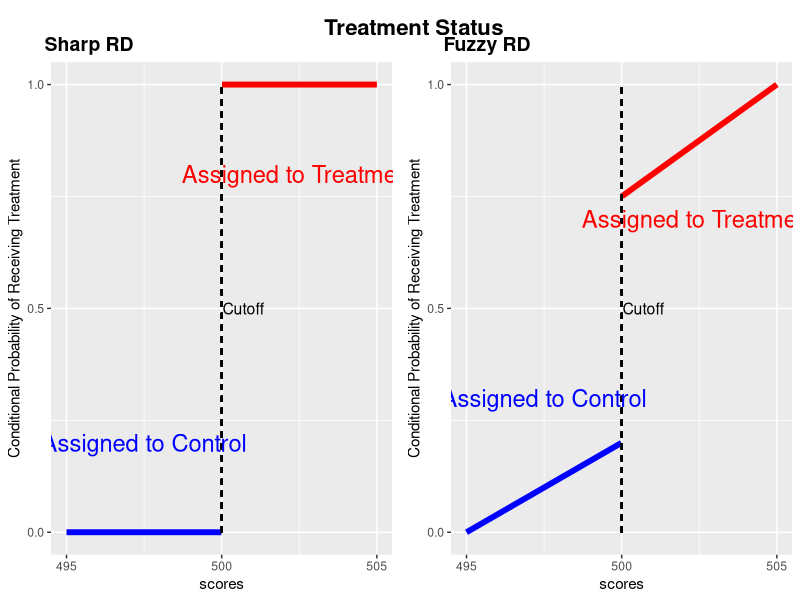

Generate this figure with R:
library(ggplot2)
library(cowplot)

mid <- 5
start <- 0
end <- 10

sharp <- function(x){
  ifelse(x>=mid, 1, 0)
}

fuzzy <- function(x){
  ifelse(x>=mid, x/20+0.5, x/25)
}

x<-seq(start, end, by=0.01)
y <- sharp(x)
y2 <- fuzzy(x)
df<-data.frame(x, y, y2)
df[x==mid,2]<-NA

Sharp_plot <-ggplot(df, aes(x=x,y=y, group = factor(1))) +
  geom_line(aes(x,y),df[x>mid,],color="red", cex=2) +
  geom_line(aes(x,y),df[x<mid,],color="blue", cex=2) +
  geom_segment(aes(x = mid,xend=mid, y = 0,  yend = 1),linetype="dashed") +
  scale_x_continuous(breaks=seq(start,end,length.out = 3), labels = c(495, 500, 505))+
  scale_y_continuous(breaks=seq(0,1,length.out = 3))+
  labs( x = "scores", y = "Conditional Probability of Receiving Treatment")+
  annotate("text",x=2.5, y=0.2, label="Assigned to Control", color="blue", size=6)+
  annotate("text",x=7.5, y=0.8, label="Assigned to Treatment", color="red", size=6)+
  annotate("text",x=5.7, y=0.5, label="Cutoff", size=4)

Fuzzy_plot <- ggplot(df, aes(x=x,y=y2, group = factor(1))) +
  geom_line(aes(x,y2),df[x>mid,],color="red", cex=2) +
  geom_line(aes(x,y2),df[x<mid,],color="blue", cex=2) +
  geom_segment(aes(x = mid,xend=mid, y = 0,  yend = 1),linetype="dashed") +
  scale_x_continuous(breaks=seq(start,end,length.out = 3), labels = c(495, 500, 505))+
  scale_y_continuous(breaks=seq(0,1,length.out = 3))+
  labs( x = "scores", y = "Conditional Probability of Receiving Treatment")+
  annotate("text",x=2.5, y=0.3, label="Assigned to Control", color="blue", size=6)+
  annotate("text",x=7.5, y=0.7, label="Assigned to Treatment", color="red", size=6)+
  annotate("text",x=5.7, y=0.5, label="Cutoff", size=4)
title <- ggdraw() + 
  draw_label("Treatment Status", fontface = 'bold',size=16) +
  theme(plot.margin = margin(0, 0, 0, 20))

print(plot_grid(title, rel_heights = c(0.1, 1), ncol=1,
                plot_grid(Sharp_plot, Fuzzy_plot
                          , nrow = 1, labels = c("Sharp RD","Fuzzy RD"), label_fontface = "bold",hjust = -0.5, vjust = -0.25)
                ), width=21, height=9)


